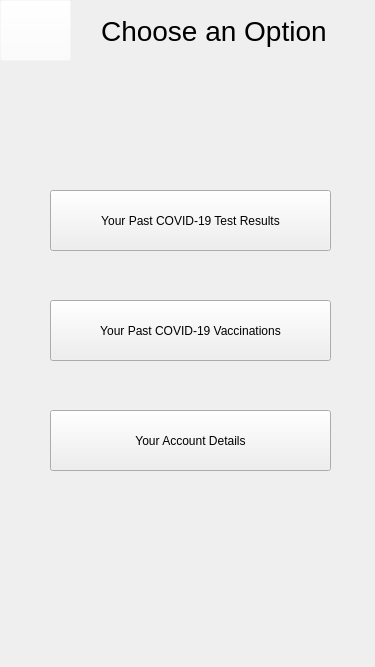
<?xml version="1.0" encoding="UTF-8"?>
<ui version="4.0">
 <class>WhichHistory</class>
 <widget class="QWidget" name="WhichHistory">
  <property name="geometry">
   <rect>
    <x>0</x>
    <y>0</y>
    <width>375</width>
    <height>667</height>
   </rect>
  </property>
  <property name="windowTitle">
   <string>Form</string>
  </property>
  <widget class="QLabel" name="lbl_topBar">
   <property name="geometry">
    <rect>
     <x>-2</x>
     <y>-15</y>
     <width>381</width>
     <height>91</height>
    </rect>
   </property>
   <property name="text">
    <string/>
   </property>
   <property name="pixmap">
    <pixmap resource="resources.qrc">:/images/topBar.png</pixmap>
   </property>
  </widget>
  <widget class="QPushButton" name="btn_backToHome">
   <property name="geometry">
    <rect>
     <x>0</x>
     <y>0</y>
     <width>71</width>
     <height>61</height>
    </rect>
   </property>
   <property name="styleSheet">
    <string notr="true">image: url(:/images/backArrow2.png);
background-color: rgba(255, 255, 255, 0);</string>
   </property>
   <property name="text">
    <string/>
   </property>
  </widget>
  <widget class="QLabel" name="lbl_chooseAnOption">
   <property name="geometry">
    <rect>
     <x>70</x>
     <y>0</y>
     <width>301</width>
     <height>61</height>
    </rect>
   </property>
   <property name="styleSheet">
    <string notr="true">color:black;
font-size:28px;
font-family:arial;</string>
   </property>
   <property name="text">
    <string>    Choose an Option</string>
   </property>
  </widget>
  <widget class="QPushButton" name="btn_accountDetails">
   <property name="geometry">
    <rect>
     <x>50</x>
     <y>410</y>
     <width>281</width>
     <height>61</height>
    </rect>
   </property>
   <property name="text">
    <string>Your Account Details</string>
   </property>
  </widget>
  <widget class="QPushButton" name="btn_vaxHistory">
   <property name="geometry">
    <rect>
     <x>50</x>
     <y>300</y>
     <width>281</width>
     <height>61</height>
    </rect>
   </property>
   <property name="text">
    <string>Your Past COVID-19 Vaccinations</string>
   </property>
  </widget>
  <widget class="QPushButton" name="btn_testHistory">
   <property name="geometry">
    <rect>
     <x>50</x>
     <y>190</y>
     <width>281</width>
     <height>61</height>
    </rect>
   </property>
   <property name="text">
    <string>Your Past COVID-19 Test Results</string>
   </property>
  </widget>
 </widget>
 <resources>
  <include location="resources.qrc"/>
 </resources>
 <connections/>
</ui>
